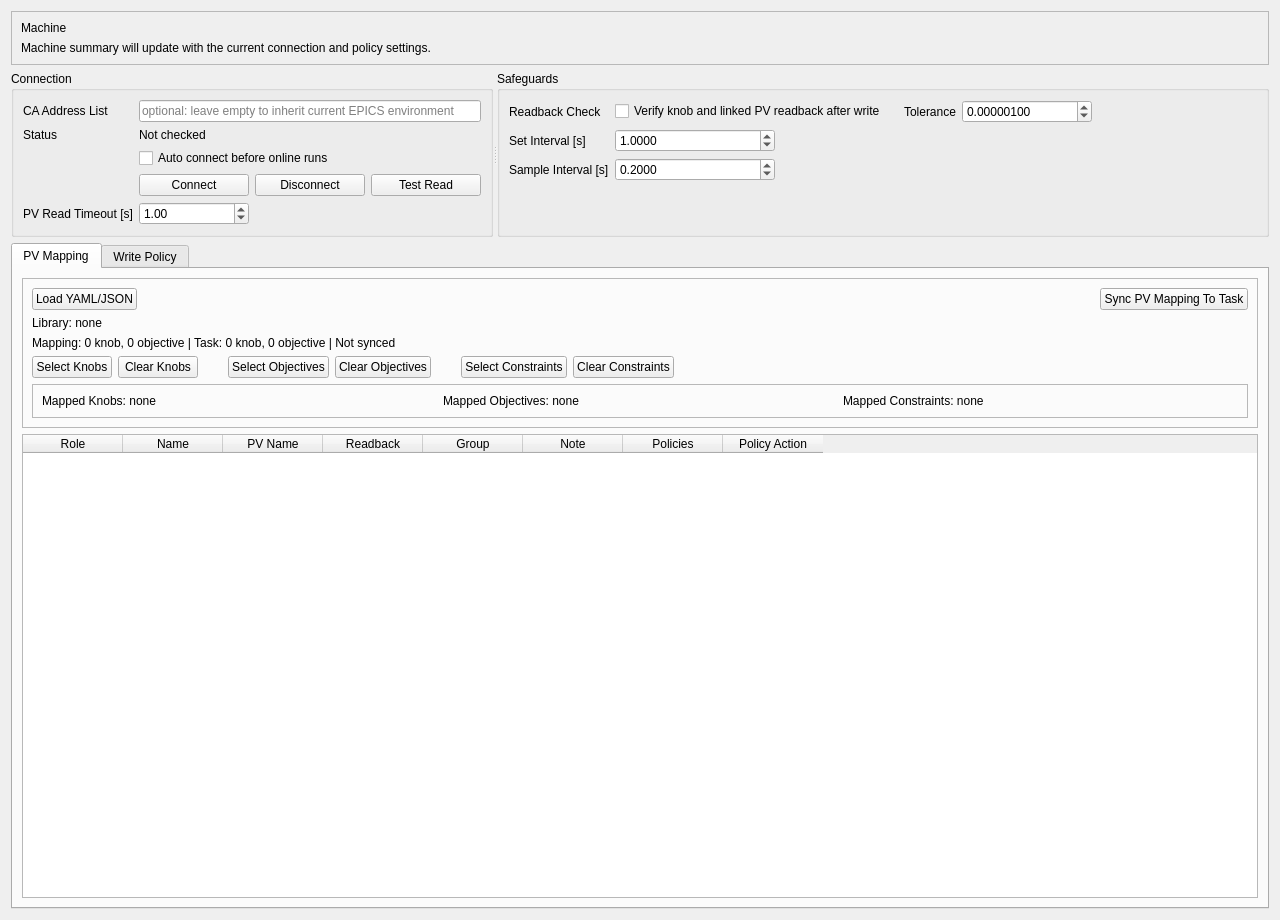
<?xml version="1.0" encoding="UTF-8"?>
<ui version="4.0">
 <class>MachinePage</class>
 <widget class="QWidget" name="MachinePage">
  <property name="geometry">
   <rect><x>0</x><y>0</y><width>1280</width><height>920</height></rect>
  </property>
  <property name="windowTitle">
   <string>Machine Interface</string>
  </property>
  <layout class="QVBoxLayout" name="verticalLayout_main">
   <item>
    <widget class="QFrame" name="frame_machineHero">
     <property name="frameShape">
      <enum>QFrame::StyledPanel</enum>
     </property>
     <layout class="QVBoxLayout" name="verticalLayout_machineHero">
     <item>
       <widget class="QLabel" name="label_machineTitle">
        <property name="text">
         <string>Machine</string>
        </property>
       </widget>
      </item>
      <item>
       <widget class="QLabel" name="label_machineSummary">
        <property name="text">
         <string>Machine summary will update with the current connection and policy settings.</string>
        </property>
        <property name="wordWrap">
         <bool>true</bool>
        </property>
       </widget>
      </item>
     </layout>
    </widget>
   </item>
   <item>
    <widget class="QSplitter" name="splitter_top">
     <property name="orientation"><enum>Qt::Horizontal</enum></property>
     <widget class="QGroupBox" name="groupBox_connection">
      <property name="title"><string>Connection</string></property>
      <layout class="QVBoxLayout" name="verticalLayout_connectionBox">
       <item>
        <layout class="QFormLayout" name="formLayout_connection">
         <item row="0" column="0"><widget class="QLabel" name="label_caAddress"><property name="text"><string>CA Address List</string></property></widget></item>
         <item row="0" column="1"><widget class="QLineEdit" name="lineEdit_caAddress"><property name="placeholderText"><string>optional: leave empty to inherit current EPICS environment</string></property></widget></item>
         <item row="1" column="0"><widget class="QLabel" name="label_status"><property name="text"><string>Status</string></property></widget></item>
         <item row="1" column="1"><widget class="QLabel" name="label_statusValue"><property name="text"><string>Not checked</string></property></widget></item>
         <item row="2" column="1"><widget class="QCheckBox" name="checkBox_autoConnect"><property name="text"><string>Auto connect before online runs</string></property></widget></item>
         <item row="3" column="1">
          <layout class="QHBoxLayout" name="horizontalLayout_buttons">
           <item><widget class="QPushButton" name="pushButton_connect"><property name="text"><string>Connect</string></property></widget></item>
           <item><widget class="QPushButton" name="pushButton_disconnect"><property name="text"><string>Disconnect</string></property></widget></item>
           <item><widget class="QPushButton" name="pushButton_test"><property name="text"><string>Test Read</string></property></widget></item>
          </layout>
         </item>
         <item row="4" column="0"><widget class="QLabel" name="label_timeout"><property name="text"><string>PV Read Timeout [s]</string></property></widget></item>
         <item row="4" column="1"><widget class="QDoubleSpinBox" name="doubleSpinBox_timeout"><property name="maximumSize"><size><width>110</width><height>16777215</height></size></property><property name="maximum"><double>999999999.000000000000000</double></property><property name="value"><double>1.000000000000000</double></property></widget></item>
        </layout>
       </item>
      </layout>
     </widget>
     <widget class="QGroupBox" name="groupBox_guard">
      <property name="title"><string>Safeguards</string></property>
      <layout class="QVBoxLayout" name="verticalLayout_guardBox">
       <item>
        <layout class="QFormLayout" name="formLayout_guard">
         <item row="0" column="0"><widget class="QLabel" name="label_readbackCheck"><property name="text"><string>Readback Check</string></property></widget></item>
         <item row="0" column="1">
          <layout class="QHBoxLayout" name="horizontalLayout_readbackCheck">
           <item><widget class="QCheckBox" name="checkBox_readbackCheck"><property name="text"><string>Verify knob and linked PV readback after write</string></property></widget></item>
           <item><spacer name="horizontalSpacer_readbackCheck"><property name="orientation"><enum>Qt::Horizontal</enum></property><property name="sizeType"><enum>QSizePolicy::Fixed</enum></property><property name="sizeHint" stdset="0"><size><width>12</width><height>20</height></size></property></spacer></item>
           <item><widget class="QLabel" name="label_readbackTol"><property name="text"><string>Tolerance</string></property></widget></item>
           <item><widget class="QDoubleSpinBox" name="doubleSpinBox_readbackTol"><property name="minimumSize"><size><width>130</width><height>0</height></size></property><property name="maximumSize"><size><width>160</width><height>16777215</height></size></property><property name="decimals"><number>8</number></property><property name="minimum"><double>0.000000000000000</double></property><property name="maximum"><double>999999999.000000000000000</double></property><property name="singleStep"><double>0.000001000000000</double></property><property name="value"><double>0.000001000000000</double></property></widget></item>
           <item><spacer name="horizontalSpacer_readbackTrailing"><property name="orientation"><enum>Qt::Horizontal</enum></property><property name="sizeHint" stdset="0"><size><width>20</width><height>20</height></size></property></spacer></item>
          </layout>
         </item>
         <item row="1" column="0"><widget class="QLabel" name="label_setInterval"><property name="text"><string>Set Interval [s]</string></property></widget></item>
         <item row="1" column="1"><widget class="QDoubleSpinBox" name="doubleSpinBox_setInterval"><property name="toolTip"><string>Delay after writing knob setpoints. The last edited value is used for new tasks and restored in the next GUI session.</string></property><property name="maximumSize"><size><width>160</width><height>16777215</height></size></property><property name="decimals"><number>4</number></property><property name="minimum"><double>0.000000000000000</double></property><property name="maximum"><double>999999999.000000000000000</double></property><property name="singleStep"><double>0.100000000000000</double></property><property name="value"><double>1.000000000000000</double></property></widget></item>
         <item row="2" column="0"><widget class="QLabel" name="label_sampleInterval"><property name="text"><string>Sample Interval [s]</string></property></widget></item>
         <item row="2" column="1"><widget class="QDoubleSpinBox" name="doubleSpinBox_sampleInterval"><property name="toolTip"><string>Delay between repeated objective samples. The last edited value is used for new tasks and restored in the next GUI session.</string></property><property name="maximumSize"><size><width>160</width><height>16777215</height></size></property><property name="decimals"><number>4</number></property><property name="minimum"><double>0.000000000000000</double></property><property name="maximum"><double>999999999.000000000000000</double></property><property name="singleStep"><double>0.100000000000000</double></property><property name="value"><double>0.200000000000000</double></property></widget></item>
        </layout>
       </item>
      </layout>
     </widget>
    </widget>
   </item>
   <item>
    <widget class="QTabWidget" name="tabWidget_machine">
     <widget class="QWidget" name="tab_mapping">
      <attribute name="title"><string>PV Mapping</string></attribute>
      <layout class="QVBoxLayout" name="verticalLayout_mapping">
       <item>
        <widget class="QFrame" name="frame_pvPresetLibrary">
         <property name="frameShape">
          <enum>QFrame::StyledPanel</enum>
         </property>
        <layout class="QVBoxLayout" name="verticalLayout_pvPresetLibrary">
          <item>
           <layout class="QHBoxLayout" name="horizontalLayout_pvLibraryControls">
            <item>
             <widget class="QPushButton" name="pushButton_loadPvLibrary">
              <property name="text">
               <string>Load YAML/JSON</string>
              </property>
             </widget>
            </item>
            <item>
             <spacer name="horizontalSpacer_pvLibraryLoad">
              <property name="orientation">
               <enum>Qt::Horizontal</enum>
              </property>
              <property name="sizeHint" stdset="0">
               <size>
                <width>40</width>
                <height>20</height>
               </size>
              </property>
             </spacer>
            </item>
            <item>
             <widget class="QPushButton" name="pushButton_applySelectedPvLibrary">
              <property name="text">
               <string>Sync PV Mapping To Task</string>
              </property>
             </widget>
            </item>
           </layout>
          </item>
          <item>
           <widget class="QLabel" name="label_pvLibrarySource">
            <property name="text">
             <string>Library: none</string>
            </property>
            <property name="wordWrap">
             <bool>true</bool>
            </property>
           </widget>
          </item>
          <item>
           <widget class="QLabel" name="label_pvLibrarySummary">
            <property name="text">
             <string>Mapping: 0 knob, 0 objective | Task: 0 knob, 0 objective | Not synced</string>
            </property>
            <property name="wordWrap">
             <bool>true</bool>
            </property>
           </widget>
          </item>
          <item>
           <layout class="QHBoxLayout" name="horizontalLayout_pvPickerButtons">
            <item>
             <widget class="QPushButton" name="pushButton_pickKnobsFromLibrary">
              <property name="text">
               <string>Select Knobs</string>
              </property>
             </widget>
            </item>
            <item>
             <widget class="QPushButton" name="pushButton_clearSelectedKnobs">
              <property name="text">
               <string>Clear Knobs</string>
              </property>
             </widget>
            </item>
            <item>
             <spacer name="horizontalSpacer_pvPickerKnobObjective">
              <property name="orientation">
               <enum>Qt::Horizontal</enum>
              </property>
              <property name="sizeType">
               <enum>QSizePolicy::Fixed</enum>
              </property>
              <property name="sizeHint" stdset="0">
               <size>
                <width>24</width>
                <height>20</height>
               </size>
              </property>
             </spacer>
            </item>
            <item>
             <widget class="QPushButton" name="pushButton_pickObjectivesFromLibrary">
              <property name="text">
               <string>Select Objectives</string>
              </property>
             </widget>
            </item>
            <item>
             <widget class="QPushButton" name="pushButton_clearSelectedObjectives">
              <property name="text">
               <string>Clear Objectives</string>
              </property>
             </widget>
           </item>
            <item>
             <spacer name="horizontalSpacer_pvPickerObjectiveConstraint">
              <property name="orientation">
               <enum>Qt::Horizontal</enum>
              </property>
              <property name="sizeType">
               <enum>QSizePolicy::Fixed</enum>
              </property>
              <property name="sizeHint" stdset="0">
               <size>
                <width>24</width>
                <height>20</height>
               </size>
              </property>
             </spacer>
            </item>
            <item>
             <widget class="QPushButton" name="pushButton_pickConstraintsFromLibrary">
              <property name="text">
               <string>Select Constraints</string>
              </property>
             </widget>
            </item>
            <item>
             <widget class="QPushButton" name="pushButton_clearSelectedConstraints">
              <property name="text">
               <string>Clear Constraints</string>
              </property>
             </widget>
            </item>
            <item>
             <spacer name="horizontalSpacer_constraintPicker">
              <property name="orientation">
               <enum>Qt::Horizontal</enum>
              </property>
              <property name="sizeHint" stdset="0">
               <size>
                <width>40</width>
                <height>20</height>
               </size>
              </property>
             </spacer>
            </item>
          </layout>
         </item>
          <item>
           <widget class="QFrame" name="frame_selectedLibrarySummary">
            <property name="frameShape">
             <enum>QFrame::StyledPanel</enum>
            </property>
            <layout class="QHBoxLayout" name="horizontalLayout_selectedLibrarySummary">
             <item>
              <widget class="QLabel" name="label_selectedKnobsSummary">
                <property name="text">
                <string>Mapped Knobs: none</string>
                </property>
                <property name="wordWrap">
                 <bool>true</bool>
                </property>
               </widget>
             </item>
             <item>
              <widget class="QLabel" name="label_selectedObjectivesSummary">
                <property name="text">
                <string>Mapped Objectives: none</string>
                </property>
                <property name="wordWrap">
                 <bool>true</bool>
                </property>
               </widget>
             </item>
             <item>
              <widget class="QLabel" name="label_selectedConstraintsSummary">
                <property name="text">
                <string>Mapped Constraints: none</string>
                </property>
                <property name="wordWrap">
                 <bool>true</bool>
                </property>
               </widget>
             </item>
            </layout>
           </widget>
          </item>
         </layout>
        </widget>
       </item>
       <item><widget class="QTableWidget" name="tableWidget_mapping"><column><property name="text"><string>Role</string></property></column><column><property name="text"><string>Name</string></property></column><column><property name="text"><string>PV Name</string></property></column><column><property name="text"><string>Readback</string></property></column><column><property name="text"><string>Group</string></property></column><column><property name="text"><string>Note</string></property></column><column><property name="text"><string>Policies</string></property></column><column><property name="text"><string>Policy Action</string></property></column></widget></item>
      </layout>
     </widget>
     <widget class="QWidget" name="tab_writePolicy">
      <attribute name="title"><string>Write Policy</string></attribute>
      <layout class="QVBoxLayout" name="verticalLayout_writePolicy">
       <item>
        <layout class="QHBoxLayout" name="horizontalLayout_writePolicyTop">
         <item>
          <widget class="QLabel" name="label_policy">
           <property name="text">
            <string>Policy Type</string>
           </property>
          </widget>
         </item>
         <item>
          <widget class="QComboBox" name="comboBox_policy">
           <item>
            <property name="text">
             <string>none</string>
            </property>
           </item>
           <item>
            <property name="text">
             <string>equal</string>
            </property>
           </item>
          </widget>
         </item>
         <item>
          <spacer name="horizontalSpacer_writeLinksToolbar">
           <property name="orientation">
            <enum>Qt::Horizontal</enum>
           </property>
           <property name="sizeHint" stdset="0">
            <size>
             <width>40</width>
             <height>20</height>
            </size>
           </property>
          </spacer>
         </item>
         <item>
          <widget class="QPushButton" name="pushButton_addWriteLink">
           <property name="text">
            <string>Add Link</string>
           </property>
          </widget>
         </item>
         <item>
          <widget class="QPushButton" name="pushButton_removeWriteLink">
           <property name="text">
            <string>Remove Selected</string>
           </property>
          </widget>
         </item>
        </layout>
       </item>
       <item><widget class="QTableWidget" name="tableWidget_writeLinks"><column><property name="text"><string>Source Knob</string></property></column><column><property name="text"><string>Target Knob</string></property></column><column><property name="text"><string>Target PV</string></property></column><column><property name="text"><string>Target Readback</string></property></column><column><property name="text"><string>Scale</string></property></column><column><property name="text"><string>Readback Tol</string></property></column><column><property name="text"><string>Enabled</string></property></column></widget></item>
      </layout>
     </widget>
    </widget>
   </item>
  </layout>
 </widget>
 <resources/>
 <connections/>
</ui>
